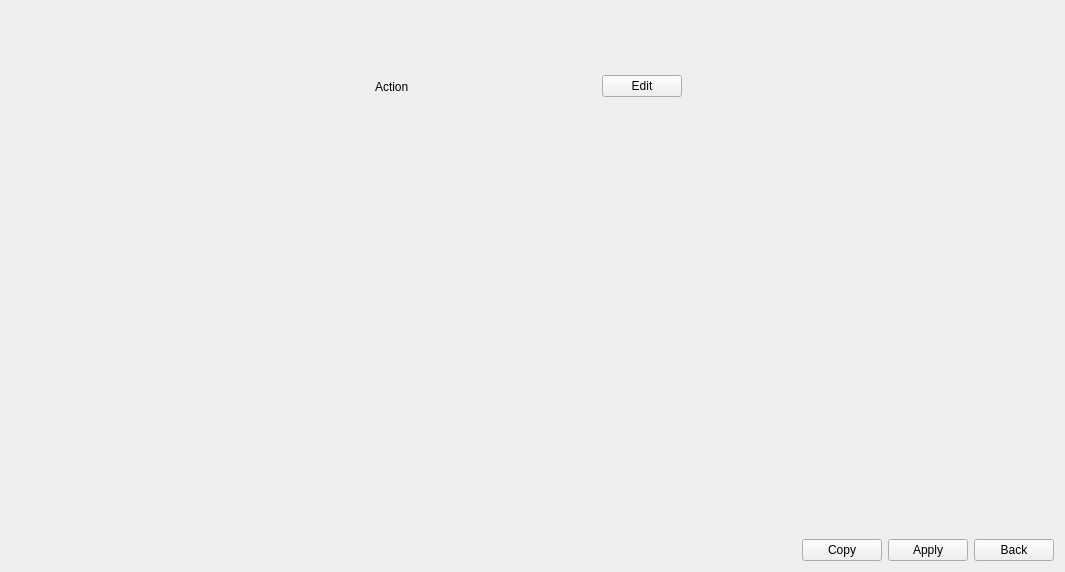
<?xml version="1.0" encoding="UTF-8"?>
<ui version="4.0">
 <class>PageVideoLoss</class>
 <widget class="QWidget" name="PageVideoLoss">
  <property name="geometry">
   <rect>
    <x>0</x>
    <y>0</y>
    <width>1065</width>
    <height>572</height>
   </rect>
  </property>
  <property name="windowTitle">
   <string>Form</string>
  </property>
  <layout class="QVBoxLayout" name="verticalLayout">
   <item>
    <widget class="QWidget" name="widget_5" native="true">
     <property name="minimumSize">
      <size>
       <width>0</width>
       <height>100</height>
      </size>
     </property>
     <layout class="QGridLayout" name="gridLayout_2">
      <property name="spacing">
       <number>20</number>
      </property>
      <item row="0" column="1">
       <widget class="ButtonGroup" name="buttonGroup_channel" native="true">
        <property name="sizePolicy">
         <sizepolicy hsizetype="Preferred" vsizetype="Preferred">
          <horstretch>2</horstretch>
          <verstretch>0</verstretch>
         </sizepolicy>
        </property>
       </widget>
      </item>
      <item row="0" column="0">
       <widget class="CommonVideo" name="video" native="true">
        <property name="sizePolicy">
         <sizepolicy hsizetype="Preferred" vsizetype="Preferred">
          <horstretch>1</horstretch>
          <verstretch>0</verstretch>
         </sizepolicy>
        </property>
       </widget>
      </item>
      <item row="1" column="1">
       <widget class="QWidget" name="widget_4" native="true">
        <property name="sizePolicy">
         <sizepolicy hsizetype="Preferred" vsizetype="Preferred">
          <horstretch>2</horstretch>
          <verstretch>0</verstretch>
         </sizepolicy>
        </property>
        <layout class="QGridLayout" name="gridLayout">
         <property name="leftMargin">
          <number>0</number>
         </property>
         <property name="topMargin">
          <number>0</number>
         </property>
         <property name="rightMargin">
          <number>0</number>
         </property>
         <property name="bottomMargin">
          <number>0</number>
         </property>
         <item row="0" column="0">
          <widget class="QLabel" name="label_action">
           <property name="sizePolicy">
            <sizepolicy hsizetype="Preferred" vsizetype="Preferred">
             <horstretch>1</horstretch>
             <verstretch>0</verstretch>
            </sizepolicy>
           </property>
           <property name="text">
            <string>Action</string>
           </property>
          </widget>
         </item>
         <item row="0" column="1">
          <widget class="QWidget" name="widget" native="true">
           <property name="sizePolicy">
            <sizepolicy hsizetype="Preferred" vsizetype="Preferred">
             <horstretch>2</horstretch>
             <verstretch>0</verstretch>
            </sizepolicy>
           </property>
           <layout class="QHBoxLayout" name="horizontalLayout_6">
            <property name="leftMargin">
             <number>0</number>
            </property>
            <property name="topMargin">
             <number>0</number>
            </property>
            <property name="rightMargin">
             <number>0</number>
            </property>
            <property name="bottomMargin">
             <number>0</number>
            </property>
            <item>
             <widget class="MyPushButton" name="pushButton_actionEdit">
              <property name="text">
               <string>Edit</string>
              </property>
             </widget>
            </item>
            <item>
             <spacer name="horizontalSpacer_3">
              <property name="orientation">
               <enum>Qt::Horizontal</enum>
              </property>
              <property name="sizeHint" stdset="0">
               <size>
                <width>40</width>
                <height>20</height>
               </size>
              </property>
             </spacer>
            </item>
           </layout>
          </widget>
         </item>
        </layout>
       </widget>
      </item>
     </layout>
    </widget>
   </item>
   <item>
    <spacer name="verticalSpacer">
     <property name="orientation">
      <enum>Qt::Vertical</enum>
     </property>
     <property name="sizeHint" stdset="0">
      <size>
       <width>20</width>
       <height>412</height>
      </size>
     </property>
    </spacer>
   </item>
   <item>
    <layout class="QHBoxLayout" name="horizontalLayout_3">
     <item>
      <widget class="WidgetMessage" name="widgetMessage" native="true"/>
     </item>
     <item>
      <spacer name="horizontalSpacer">
       <property name="orientation">
        <enum>Qt::Horizontal</enum>
       </property>
       <property name="sizeHint" stdset="0">
        <size>
         <width>40</width>
         <height>20</height>
        </size>
       </property>
      </spacer>
     </item>
     <item>
      <widget class="MyPushButton" name="pushButton_copy">
       <property name="text">
        <string>Copy</string>
       </property>
      </widget>
     </item>
     <item>
      <widget class="QPushButton" name="pushButtonApply">
       <property name="text">
        <string>Apply</string>
       </property>
      </widget>
     </item>
     <item>
      <widget class="MyPushButton" name="pushButton_back">
       <property name="text">
        <string>Back</string>
       </property>
      </widget>
     </item>
    </layout>
   </item>
  </layout>
 </widget>
 <customwidgets>
  <customwidget>
   <class>MyPushButton</class>
   <extends>QPushButton</extends>
   <header>mypushbutton.h</header>
  </customwidget>
  <customwidget>
   <class>WidgetMessage</class>
   <extends>QWidget</extends>
   <header>widgetmessage.h</header>
   <container>1</container>
  </customwidget>
  <customwidget>
   <class>CommonVideo</class>
   <extends>QWidget</extends>
   <header>commonvideo.h</header>
   <container>1</container>
  </customwidget>
  <customwidget>
   <class>ButtonGroup</class>
   <extends>QWidget</extends>
   <header>buttongroup.h</header>
   <container>1</container>
  </customwidget>
 </customwidgets>
 <resources/>
 <connections/>
</ui>
